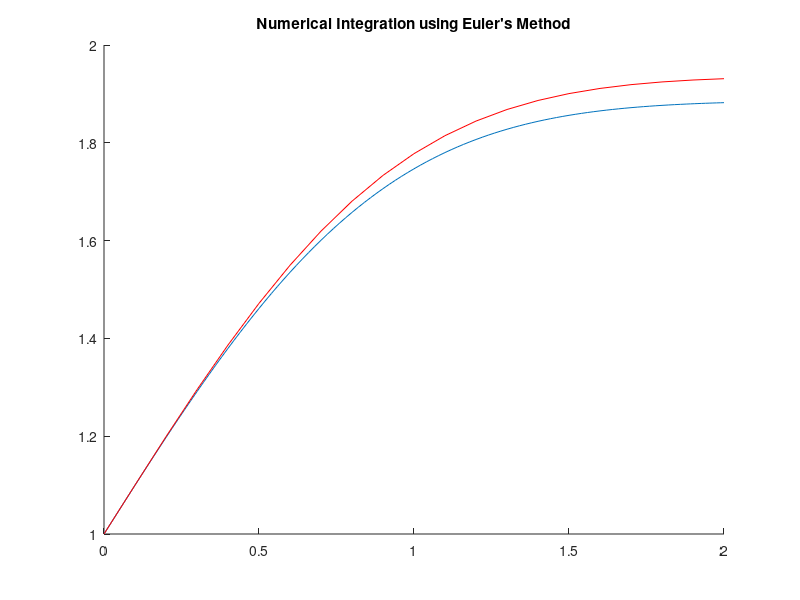

The MATLAB source for this figure: (Note: this script raises an error after producing the figure.)
%% [Shane Billingsley] - SID: [110231742]
% ASEN 2012: Coding Challenge 4
% Last modified: [10/17/22]


%% Housekeeping

clc         % Clear command window
close all   % Close out of any open figures

%% Define important variables for Euler Integration

% Anonymous function of differential equation
g = @(x) exp(-x^2);

% All the parameters required to solve Euler's method
x_init = 0;
h = 0.1;
n_steps = 20;
x = x_init:h:(n_steps*h);
y=ones(1,n_steps);

%% Solve the Integration

% Hint: you will want to use a for-loop for this one, since it cannot be
% done using vector/matrix calculations. This is because one step 
% will depend on the previous one, which usually prohibits vectorisation
for i = 1:n_steps
    y(i+1) = y(i) + h*g(x(i));
end


%% Plot Data

% Load in accurate data
load("AccurateData.mat");
% Plot both solutions
figure;
hold on;
plot(x_accurate,y_accurate);
plot(x,y,'red');


% Format the figure. Pay attention to the order of the legend
title("Numerical Integration using Euler's Method");
legend('Accurate', 'Euler', 'Location', 'nw');
xlabel('x');
ylabel('y');


